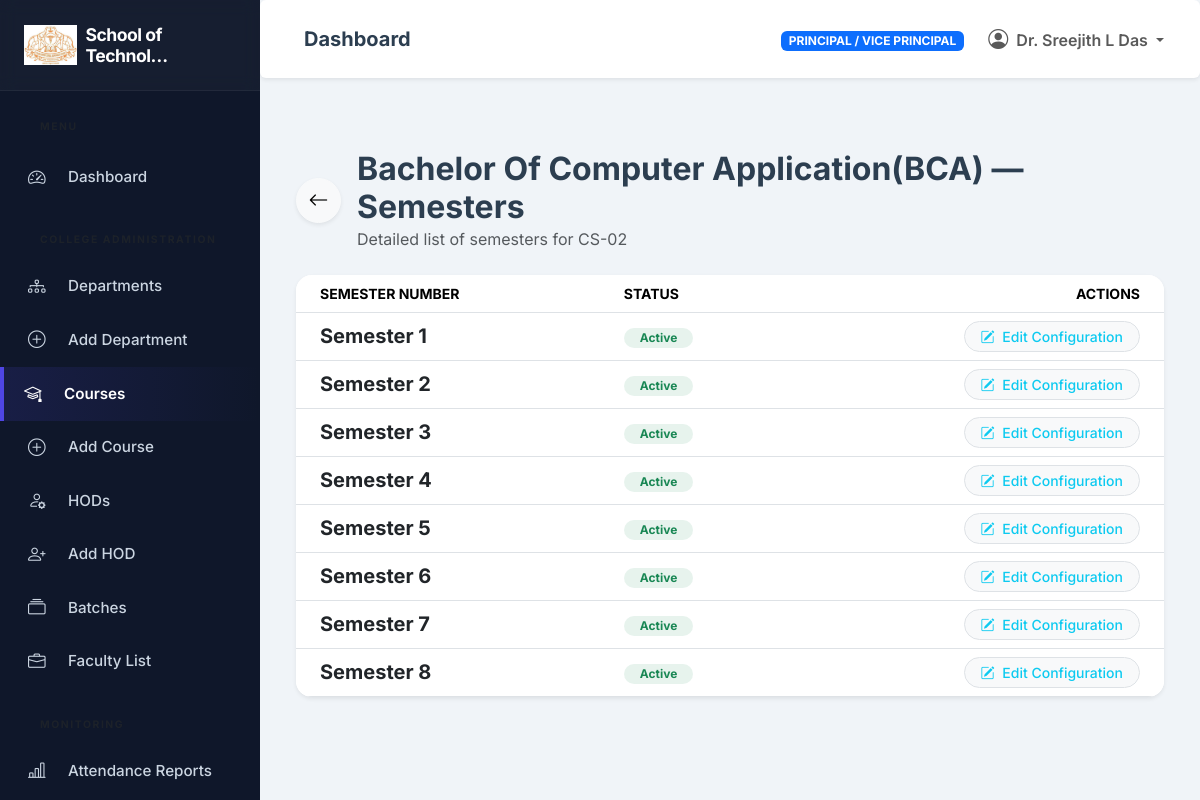
Screenshot of /courses/2/semesters/ (signed in) with the database file from the repository.
### institutions/models.py (models this page shows, shortened)
class Institution(models.Model):
    institution_name = models.CharField(max_length=255)
    institution_code = models.CharField(max_length=50, unique=True)
    location = models.TextField()
    principal = models.OneToOneField(settings.AUTH_USER_MODEL, on_delete=models.SET_NULL, null=True, blank=True, related_name='principal_of', limit_choices_to={'role': 'INSTITUTION_ADMIN'})
    vice_principal = models.OneToOneField(settings.AUTH_USER_MODEL, on_delete=models.SET_NULL, null=True, blank=True, related_name='vice_principal_of', limit_choices_to={'role': 'INSTITUTION_ADMIN'})
    contact_email = models.EmailField()
    contact_phone = models.CharField(max_length=20, null=True, blank=True)
    logo = models.ImageField(upload_to='institutions/logos/', null=True, blank=True)
    established_date = models.DateField(null=True, blank=True)
    is_active = models.BooleanField(default=True)
    created_at = models.DateTimeField(auto_now_add=True)
    updated_at = models.DateTimeField(auto_now=True)
    @property
    def name(self):
        return self.institution_name

### accounts/models.py (models this page shows, shortened)
class User(AbstractUser):
    class Role(models.TextChoices):
        SUPER_ADMIN = 'SUPER_ADMIN', 'CPAS Admin'
        INSTITUTION_ADMIN = 'INSTITUTION_ADMIN', 'Principal / Vice Principal'
        HOD = 'HOD', 'HOD'
        FACULTY = 'FACULTY', 'Faculty'
        STUDENT = 'STUDENT', 'Student'
    email = models.EmailField(_('email address'), unique=True)
    role = models.CharField(max_length=20, choices=Role.choices, default=Role.STUDENT)
    phone_number = models.CharField(max_length=15, blank=True, null=True)
    profile_picture = models.ImageField(upload_to='profiles/', null=True, blank=True)
    USERNAME_FIELD = 'email'
    REQUIRED_FIELDS = []
    objects = CustomUserManager()
    @property
    def is_super_admin(self):
        return self.role == self.Role.SUPER_ADMIN or self.is_superuser
    @property
    def is_institution_admin(self):
        return self.role == self.Role.INSTITUTION_ADMIN
    @property
    def is_hod(self):
        return self.role == self.Role.HOD
    @property
    def is_faculty(self):
        return self.role == self.Role.FACULTY
    @property
    def is_student(self):
        return self.role == self.Role.STUDENT

### courses/models.py (models this page shows, shortened)
class Course(models.Model):
    institution = models.ForeignKey(Institution, on_delete=models.CASCADE, related_name='courses')
    department = models.ForeignKey(Department, on_delete=models.CASCADE, related_name='courses')
    course_name = models.CharField(max_length=255)
    course_code = models.CharField(max_length=50)
    duration_years = models.PositiveIntegerField(default=3)
    total_semesters = models.PositiveIntegerField(default=6)
    intake_capacity = models.PositiveIntegerField(default=60)
    description = models.TextField(blank=True, null=True, help_text="Detailed overview of the course.")
    eligibility = models.TextField(blank=True, null=True, help_text="Eligibility criteria for admission.")
    is_featured = models.BooleanField(default=False, help_text="Display this course on the public homepage featured section.")
    icon_class = models.CharField(max_length=50, default='bi-mortarboard', help_text="Bootstrap icon class (e.g. bi-laptop, bi-shield-lock, bi-cpu).")
    is_active = models.BooleanField(default=True)
    created_at = models.DateTimeField(auto_now_add=True)
    class Meta:
        unique_together = (('department', 'course_code'), ('institution', 'course_code'))
        ordering = ['created_at']

class Semester(models.Model):
    course = models.ForeignKey(Course, on_delete=models.CASCADE, related_name='semesters')
    semester_number = models.PositiveIntegerField()
    is_active = models.BooleanField(default=True)
    class Meta:
        unique_together = ('course', 'semester_number')

### courses/views.py (the view)
# urls.py: path('<int:course_id>/semesters/', views.course_semester_detail, name='course_semester_detail'),
@login_required
@hod_required
def course_semester_detail(request, course_id):
    course = get_object_or_404(Course, pk=course_id)
    semesters = Semester.objects.filter(course=course).order_by('semester_number')
    return render(request, 'courses/course_semester_detail.html', {
        'course': course,
        'semesters': semesters
    })

### accounts/context_processors.py (called while the page is built)
def user_institution(request):
    if not request.user.is_authenticated:
        return {}
    user = request.user
    institution = None
    if user.is_super_admin:
        institution = Institution.objects.first()
    elif user.is_institution_admin:
        institution = getattr(user, 'principal_of', getattr(user, 'vice_principal_of', None))
    elif user.is_hod:
        dept = user.managed_departments.first()
        if dept:
            institution = dept.institution
    elif user.is_faculty:
        if hasattr(user, 'faculty_profile'):
            institution = user.faculty_profile.institution
    elif user.is_student:
        if hasattr(user, 'student_profile'):
            institution = user.student_profile.institution
    return {
        'current_institution': institution
    }

### courses/templates/courses/course_semester_detail.html (shortened to what this page needs)
{% extends 'base_dashboard.html' %}
{% block dashboard_content %}
<div class="container-fluid py-4">
    <div class="d-flex align-items-center mb-4 gap-3">
        <a href="{% url 'courses:semester_list' %}" class="btn btn-light rounded-circle shadow-sm" style="width:45px;height:45px;display:flex;align-items:center;justify-content:center;">
            <i class="bi bi-arrow-left fs-5"></i>
        </a>
        <div>
            <h2 class="fw-bold mb-0">{{ course.course_name }} — Semesters</h2>
            <p class="text-muted mb-0">Detailed list of semesters for {{ course.course_code }}</p>
        </div>
    </div>
    <div class="card border-0 shadow-sm rounded-4 overflow-hidden">
        <div class="table-responsive">
            <table class="table table-hover align-middle mb-0">
                <thead class="bg-light text-uppercase small text-muted">
                    <tr>
                        <th class="ps-4">Semester Number</th>
                        <th>Status</th>
                        <th class="text-end pe-4">Actions</th>
                    </tr>
                </thead>
                <tbody>
                    {% for sem in semesters %}
                    <tr>
                        <td class="ps-4">
                            <span class="fw-bold text-dark fs-5">Semester {{ sem.semester_number }}</span>
                        </td>
                        <td>
                            {% if sem.is_active %}
                                <span class="badge bg-success bg-opacity-10 text-success rounded-pill px-3">Active</span>
                            {% else %}
                                <span class="badge bg-danger bg-opacity-10 text-danger rounded-pill px-3">Inactive</span>
                            {% endif %}
                        </td>
                        <td class="text-end pe-4">
                            <a href="{% url 'courses:semester_edit' sem.pk %}" class="btn btn-sm btn-light border text-info rounded-pill px-3">
                                <i class="bi bi-pencil-square me-1"></i> Edit Configuration
                            </a>
                        </td>
                    </tr>
                    {% endfor %}
                </tbody>
            </table>
        </div>
    </div>
</div>
{% endblock %}

### templates/includes/sidebar.html (shortened to what this page needs)
<nav id="sidebar">
    <div class="sidebar-header">
        <a href="{% url 'dashboard:index' %}" class="text-decoration-none">
            <h4 class="mb-0 fw-bold d-flex align-items-center text-white">
                {% if current_institution and current_institution.logo %}
                    <img src="{{ current_institution.logo.url }}" alt="{{ current_institution.name }}" class="me-2" style="max-height: 40px; width: auto; object-fit: contain;">
                {% else %}
                    <i class="bi bi-mortarboard-fill me-2 text-primary"></i>
                {% endif %}
                <span style="font-size: 1.1rem; letter-spacing: -0.5px;">
                    {% if current_institution %}
                        {{ current_institution.name|truncatechars:18 }}
                    {% else %}
                        CPAS ERP
                    {% endif %}
                </span>
            </h4>
        </a>
    </div>
    <ul class="list-unstyled components">
        <p class="text-uppercase fw-bold ms-3 mb-2 text-muted" style="font-size:0.65rem;">Menu</p>
        <li class="{% if '/dashboard/' in request.path %}active{% endif %}">
            {% if user.is_super_admin %}
                <a href="{% url 'dashboard:admin_dashboard' %}"><i class="bi bi-speedometer2 me-2"></i> Dashboard</a>
            {% elif user.is_institution_admin %}
                <a href="{% url 'dashboard:principal_dashboard' %}"><i class="bi bi-speedometer2 me-2"></i> Dashboard</a>
            {% elif user.is_hod %}
                <a href="{% url 'dashboard:hod_dashboard' %}"><i class="bi bi-speedometer2 me-2"></i> Dashboard</a>
            {% elif user.is_faculty %}
                <a href="{% url 'dashboard:faculty_dashboard' %}"><i class="bi bi-speedometer2 me-2"></i> Dashboard</a>
            {% elif user.is_student %}
                <a href="{% url 'dashboard:student_dashboard' %}"><i class="bi bi-speedometer2 me-2"></i> Dashboard</a>
            {% else %}
                <a href="{% url 'accounts:login' %}"><i class="bi bi-speedometer2 me-2"></i> Dashboard</a>
            {% endif %}
        </li>
        {% if user.is_institution_admin %}
        <p class="text-uppercase fw-bold ms-3 mt-3 mb-1 text-muted" style="font-size:0.65rem;">College Administration</p>
        <li><a href="{% url 'departments:department_list' %}"><i class="bi bi-diagram-3 me-2"></i> Departments</a></li>
        <li><a href="{% url 'departments:department_add' %}"><i class="bi bi-plus-circle me-2"></i> Add Department</a></li>
        <li><a href="{% url 'courses:course_list' %}"><i class="bi bi-mortarboard me-2"></i> Courses</a></li>
        <li><a href="{% url 'courses:course_add' %}"><i class="bi bi-plus-circle me-2"></i> Add Course</a></li>
        <li><a href="{% url 'departments:manage_hods' %}"><i class="bi bi-person-gear me-2"></i> HODs</a></li>
        <li><a href="{% url 'departments:add_hod' %}"><i class="bi bi-person-plus me-2"></i> Add HOD</a></li>
        <li><a href="{% url 'students:batch_list' %}"><i class="bi bi-collection me-2"></i> Batches</a></li>
        <li><a href="{% url 'faculty:faculty_list' %}"><i class="bi bi-briefcase me-2"></i> Faculty List</a></li>
        <p class="text-uppercase fw-bold ms-3 mt-3 mb-1 text-muted" style="font-size:0.65rem;">Monitoring</p>
        <li><a href="{% url 'attendance:attendance_report' %}"><i class="bi bi-bar-chart-line me-2"></i> Attendance Reports</a></li>
        {% endif %}
    </ul>
</nav>

### templates/includes/navbar.html (shortened to what this page needs)
<nav class="navbar navbar-expand-lg navbar-light bg-white rounded shadow-sm mb-4 p-3">
    <div class="container-fluid">
        <h5 class="mb-0 ms-3 fw-bold text-gray-800 d-none d-md-block">
            {% block page_title %}Dashboard{% endblock %}
        </h5>
        <div class="collapse navbar-collapse d-flex justify-content-end" id="navbarSupportedContent">
            <ul class="nav navbar-nav ml-auto align-items-center">
                <li class="nav-item me-3">
                    <span class="badge bg-primary text-uppercase px-2 py-1">{{ user.get_role_display }}</span>
                </li>
                <li class="nav-item dropdown">
                    <a class="nav-link dropdown-toggle fw-semibold" href="#" id="navbarDropdown" role="button" data-bs-toggle="dropdown">
                        <i class="bi bi-person-circle fs-5 me-1"></i> {{ user.get_full_name|default:user.email }}
                    </a>
                </li>
            </ul>
        </div>
    </div>
</nav>

### static/css/style.css (style rules this page uses)
:root { --primary-color: #0b3d91; --secondary-color: #f1c40f; --accent-color: #c0392b; --text-dark: #2c3e50; --text-light: #ecf0f1; --bg-light: #f0f4f8; --sidebar-bg: #0f172a; --sidebar-hover: #1e293b; --sidebar-active: #4f46e5; }
*, *::before, *::after { box-sizing: border-box; }
body { font-family: 'Inter', sans-serif; color: var(--text-dark); background-color: var(--bg-light); overflow-x: hidden; margin: 0; scroll-behavior: smooth; }
a { text-decoration: none; transition: all 0.2s ease; }
#sidebar { min-width: 260px; max-width: 260px; background: var(--sidebar-bg); color: #e2e8f0; transition: all 0.3s cubic-bezier(0.4, 0, 0.2, 1); position: sticky; top: 0; height: 100vh; overflow-y: auto; overflow-x: hidden; z-index: 1040; scrollbar-width: thin; scrollbar-color: #334155 transparent; }
#sidebar .sidebar-header { padding: 1.5rem; background: rgba(255,255,255,0.03); border-bottom: 1px solid rgba(255,255,255,0.05); position: sticky; top: 0; z-index: 10; backdrop-filter: blur(8px); }
#sidebar ul.components { padding: 1rem 0; list-style: none; margin: 0; }
#sidebar ul p { color: #94a3b8; padding: 0.75rem 1.5rem 0.5rem; font-size: 0.7rem; font-weight: 800; text-transform: uppercase; letter-spacing: 0.15em; margin-bottom: 0; }
#sidebar ul li a { padding: 0.85rem 1.5rem; font-size: 0.95rem; display: flex; align-items: center; color: #cbd5e1; transition: all 0.25s ease; border-left: 4px solid transparent; font-weight: 500; }
#sidebar ul li.active > a { color: #fff; background: linear-gradient(90deg, rgba(79,70,229,0.15) 0%, transparent 100%); border-left-color: var(--sidebar-active); font-weight: 600; box-shadow: inset 4px 0 0 0 var(--sidebar-active); border-left: none; }
#sidebar ul li a i { font-size: 1.1rem; min-width: 2rem; transition: transform 0.2s ease; }
.btn { transition: all 0.3s cubic-bezier(0.4, 0, 0.2, 1); font-weight: 500; }
.card { transition: all 0.3s ease; border: 1px solid rgba(0,0,0,0.05); }

### rows the page displays
Institution: logo (picture), name "School of Technol…"
User: role "PRINCIPAL / VICE PRINCIPAL", get_full_name "Dr. Sreejith L Das"
Course: course_name "Bachelor Of Computer Application(BCA)", course_code "CS-02"
Semester: semester_number "1", is_active "Active"
Semester: semester_number "2", is_active "Active"
Semester: semester_number "3", is_active "Active"
Semester: semester_number "4", is_active "Active"
Semester: semester_number "5", is_active "Active"
Semester: semester_number "6", is_active "Active"
Semester: semester_number "7", is_active "Active"
Semester: semester_number "8", is_active "Active"
